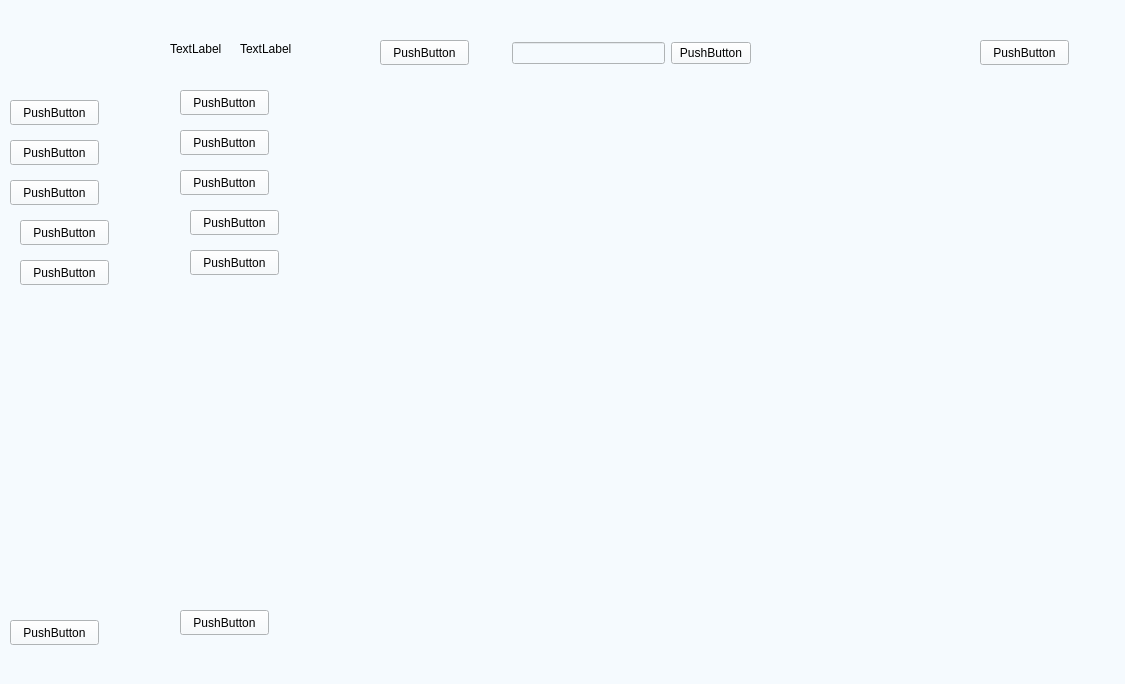
<?xml version="1.0" encoding="UTF-8"?>
<ui version="4.0">
 <class>MainWindow</class>
 <widget class="QMainWindow" name="MainWindow">
  <property name="geometry">
   <rect>
    <x>0</x>
    <y>0</y>
    <width>1125</width>
    <height>684</height>
   </rect>
  </property>
  <property name="windowTitle">
   <string>MainWindow</string>
  </property>
  <property name="styleSheet">
   <string notr="true">background-color: rgb(245, 250, 254);</string>
  </property>
  <widget class="QWidget" name="centralwidget">
   <widget class="QWidget" name="icon_only_widget" native="true">
    <property name="geometry">
     <rect>
      <x>10</x>
      <y>10</y>
      <width>101</width>
      <height>661</height>
     </rect>
    </property>
    <widget class="QLabel" name="label">
     <property name="geometry">
      <rect>
       <x>10</x>
       <y>0</y>
       <width>67</width>
       <height>40</height>
      </rect>
     </property>
     <property name="minimumSize">
      <size>
       <width>40</width>
       <height>40</height>
      </size>
     </property>
     <property name="text">
      <string/>
     </property>
     <property name="pixmap">
      <pixmap resource="resources.qrc">:/images/home-4-256.icns</pixmap>
     </property>
    </widget>
    <widget class="QPushButton" name="pushButton">
     <property name="geometry">
      <rect>
       <x>0</x>
       <y>90</y>
       <width>89</width>
       <height>25</height>
      </rect>
     </property>
     <property name="text">
      <string>PushButton</string>
     </property>
    </widget>
    <widget class="QPushButton" name="pushButton_2">
     <property name="geometry">
      <rect>
       <x>0</x>
       <y>130</y>
       <width>89</width>
       <height>25</height>
      </rect>
     </property>
     <property name="text">
      <string>PushButton</string>
     </property>
    </widget>
    <widget class="QPushButton" name="pushButton_3">
     <property name="geometry">
      <rect>
       <x>0</x>
       <y>170</y>
       <width>89</width>
       <height>25</height>
      </rect>
     </property>
     <property name="text">
      <string>PushButton</string>
     </property>
    </widget>
    <widget class="QPushButton" name="pushButton_4">
     <property name="geometry">
      <rect>
       <x>10</x>
       <y>210</y>
       <width>89</width>
       <height>25</height>
      </rect>
     </property>
     <property name="text">
      <string>PushButton</string>
     </property>
    </widget>
    <widget class="QPushButton" name="pushButton_5">
     <property name="geometry">
      <rect>
       <x>10</x>
       <y>250</y>
       <width>89</width>
       <height>25</height>
      </rect>
     </property>
     <property name="text">
      <string>PushButton</string>
     </property>
    </widget>
    <widget class="QPushButton" name="pushButton_6">
     <property name="geometry">
      <rect>
       <x>0</x>
       <y>610</y>
       <width>89</width>
       <height>25</height>
      </rect>
     </property>
     <property name="text">
      <string>PushButton</string>
     </property>
    </widget>
   </widget>
   <widget class="QWidget" name="icon_only_widget_2" native="true">
    <property name="geometry">
     <rect>
      <x>120</x>
      <y>10</y>
      <width>171</width>
      <height>661</height>
     </rect>
    </property>
    <widget class="QLabel" name="label_2">
     <property name="geometry">
      <rect>
       <x>50</x>
       <y>30</y>
       <width>67</width>
       <height>17</height>
      </rect>
     </property>
     <property name="text">
      <string>TextLabel</string>
     </property>
    </widget>
    <widget class="QLabel" name="label_3">
     <property name="geometry">
      <rect>
       <x>120</x>
       <y>30</y>
       <width>67</width>
       <height>17</height>
      </rect>
     </property>
     <property name="text">
      <string>TextLabel</string>
     </property>
    </widget>
    <widget class="QPushButton" name="pushButton_7">
     <property name="geometry">
      <rect>
       <x>60</x>
       <y>600</y>
       <width>89</width>
       <height>25</height>
      </rect>
     </property>
     <property name="text">
      <string>PushButton</string>
     </property>
    </widget>
    <widget class="QPushButton" name="pushButton_8">
     <property name="geometry">
      <rect>
       <x>60</x>
       <y>160</y>
       <width>89</width>
       <height>25</height>
      </rect>
     </property>
     <property name="text">
      <string>PushButton</string>
     </property>
    </widget>
    <widget class="QPushButton" name="pushButton_9">
     <property name="geometry">
      <rect>
       <x>70</x>
       <y>240</y>
       <width>89</width>
       <height>25</height>
      </rect>
     </property>
     <property name="text">
      <string>PushButton</string>
     </property>
    </widget>
    <widget class="QPushButton" name="pushButton_10">
     <property name="geometry">
      <rect>
       <x>60</x>
       <y>80</y>
       <width>89</width>
       <height>25</height>
      </rect>
     </property>
     <property name="text">
      <string>PushButton</string>
     </property>
    </widget>
    <widget class="QPushButton" name="pushButton_11">
     <property name="geometry">
      <rect>
       <x>70</x>
       <y>200</y>
       <width>89</width>
       <height>25</height>
      </rect>
     </property>
     <property name="text">
      <string>PushButton</string>
     </property>
    </widget>
    <widget class="QPushButton" name="pushButton_12">
     <property name="geometry">
      <rect>
       <x>60</x>
       <y>120</y>
       <width>89</width>
       <height>25</height>
      </rect>
     </property>
     <property name="text">
      <string>PushButton</string>
     </property>
    </widget>
   </widget>
   <widget class="QWidget" name="main_menu" native="true">
    <property name="geometry">
     <rect>
      <x>320</x>
      <y>10</y>
      <width>791</width>
      <height>661</height>
     </rect>
    </property>
    <widget class="QWidget" name="widget" native="true">
     <property name="geometry">
      <rect>
       <x>20</x>
       <y>10</y>
       <width>751</width>
       <height>80</height>
      </rect>
     </property>
     <widget class="QPushButton" name="pushButton_13">
      <property name="geometry">
       <rect>
        <x>40</x>
        <y>20</y>
        <width>89</width>
        <height>25</height>
       </rect>
      </property>
      <property name="text">
       <string>PushButton</string>
      </property>
     </widget>
     <widget class="QPushButton" name="pushButton_15">
      <property name="geometry">
       <rect>
        <x>640</x>
        <y>20</y>
        <width>89</width>
        <height>25</height>
       </rect>
      </property>
      <property name="text">
       <string>PushButton</string>
      </property>
     </widget>
     <widget class="QWidget" name="">
      <property name="geometry">
       <rect>
        <x>172</x>
        <y>20</y>
        <width>239</width>
        <height>27</height>
       </rect>
      </property>
      <layout class="QHBoxLayout" name="horizontalLayout">
       <item>
        <widget class="QLineEdit" name="lineEdit"/>
       </item>
       <item>
        <widget class="QPushButton" name="pushButton_14">
         <property name="text">
          <string>PushButton</string>
         </property>
        </widget>
       </item>
      </layout>
     </widget>
    </widget>
    <widget class="QStackedWidget" name="stackedWidget">
     <property name="geometry">
      <rect>
       <x>59</x>
       <y>100</y>
       <width>701</width>
       <height>521</height>
      </rect>
     </property>
     <widget class="QWidget" name="page"/>
     <widget class="QWidget" name="page_2"/>
    </widget>
   </widget>
  </widget>
  <widget class="QStatusBar" name="statusbar"/>
 </widget>
 <resources>
  <include location="resources.qrc"/>
 </resources>
 <connections/>
</ui>
